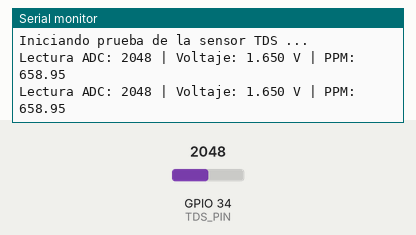
Simulated run of this sketch. Board: ESP32. On the bench: the last lines printed to the serial monitor. The inputs (shaded band) are chosen by the test bench; at power-on: GPIO 34 (TDS_PIN) = 2048.

Above: at 2.8 s.
2.9 s: GPIO 34 (TDS_PIN) set to 2866
At 5.2 s:
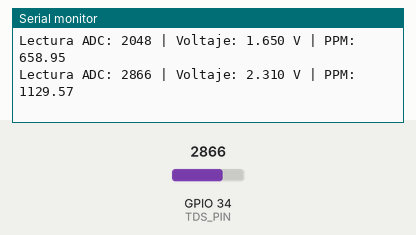
5.6 s: GPIO 34 (TDS_PIN) set to 3603
At 7.0 s:
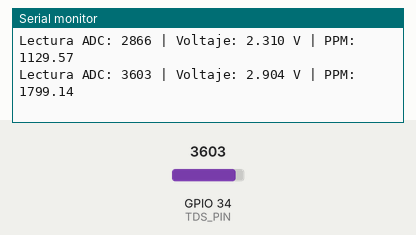
Timing chart, 0 to 8.6 s (numbered marks = the images above; inputs shaded):
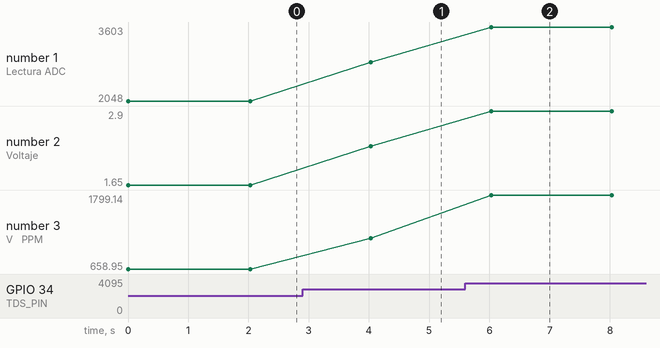

The sketch:

tds.ino
```cpp
#define TDS_PIN 34

void setup() {
    Serial.begin(9600);
    Serial.println("Iniciando prueba de la sensor TDS ...");
}

void loop() {
    // Mide un valor entre 0 y 4095
    int rawValue = analogRead(TDS_PIN);

    // Convertir el valor leído a voltaje
    float voltage = rawValue * (3.3 / 4095.0);

    // Calcular el valor TDS en ppm (partes por millón)
    float tdsValue = (133.42 * voltage * voltage * voltage
                    - 255.86 * voltage * voltage
                    + 857.39 * voltage) * 0.5;

    Serial.print("Lectura ADC: ");
    Serial.print(rawValue);
    Serial.print(" | Voltaje: ");
    Serial.print(voltage, 3);
    Serial.print(" V");
    Serial.print(" | PPM: ");
    Serial.println(tdsValue);

    delay(2000);
}
```

Measured:
- after the input at 2.9 s, the serial monitor: prints a new line after 1.1 s (image 1)
- after the input at 5.6 s, the serial monitor: prints a new line after 0.43 s (image 2)
- plotted number 1: 2048 → 2866 after the input at 2.9 s, 2866 → 3603 after the input at 5.6 s
- plotted number 2: 1.65 → 2.31 after the input at 2.9 s, 2.31 → 2.9 after the input at 5.6 s
- plotted number 3: 658.95 → 1129.57 after the input at 2.9 s, 1129.57 → 1799.14 after the input at 5.6 s
